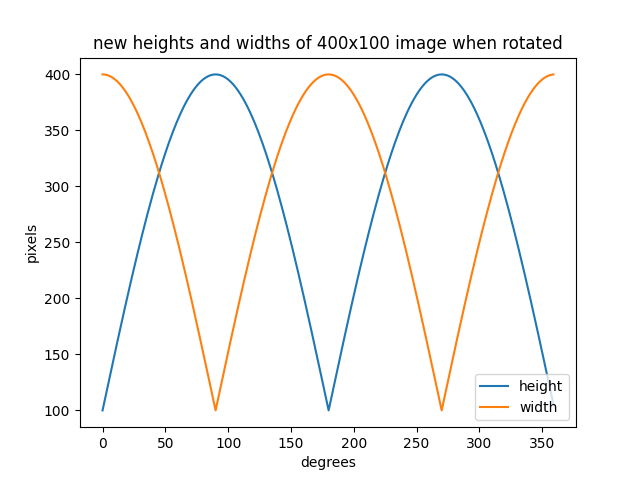

Generate this figure with Python:
#!/usr/bin/env python3

import matplotlib.pyplot as plt
from math import sin, cos, pi, ceil, floor

W, H = 400, 100

def sinusoidal(deg):
  """
  Calculate the new height and width of the image.

  >>> # Sinusoidal function formula
  >>> y = A * sin(B * (x-C)) + D
  >>>
  >>> # min and max are shifted
  >>> mid, mx = min([W,H]), max([W,H])
  >>> mn, mx = -(max([W,H])-mid*2)-mid, max([W,H])-mid
  >>>
  >>> # most of intermediary formulars is just constants
  >>> A = (mx - mn) / 2
  >>> T = 360
  >>> B = (2 * pi) / T
  >>> D = (mx + mn) / 2
  >>> C = 0
  >>> x = deg
  >>>
  >>> # sine for height, cosine width (nw)
  >>> return abs(A * sin(B * (x-C)) + D) + mid
  """
  mid, mx = min([W,H]), max([W,H])
  mn, mx = -(max([W,H])-mid*2)-mid, max([W,H])-mid
  x1 = ((2 * pi) / 360) * deg
  ampl = (mx - mn) / 2
  nh = abs(ampl * sin(x1)) + mid
  nw = abs(ampl * cos(x1)) + mid
  return nh, nw

X, Y = zip(*[(deg, sinusoidal(deg)) for deg in range(360)])
yh,yw = zip(*Y)

plt.plot(X, yh, label = "height")
plt.plot(X, yw, label = "width")
plt.xlabel("degrees")
plt.ylabel("pixels")
plt.title(f"new heights and widths of {W}x{H} image when rotated")
plt.legend()
plt.show()
